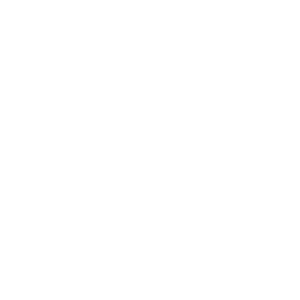
Frame 1 (no input)
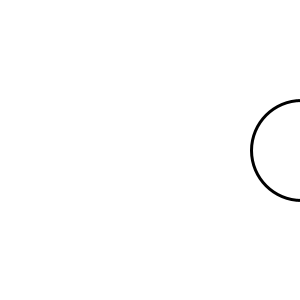
Frame 60 (the mouse pressed at the canvas centre just before this capture)
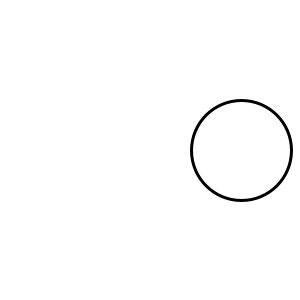
Frame 120 (the mouse held since frame 60 and released just before this capture)

The Processing sketch that drew these frames (run headless with seeded random() and noise(); from frame 60 on, the mouse is pressed at the canvas centre):

// Processing sketch: MoveLeftAnim
// ── MoveLeftAnim.pde
// Bryson Kwong
// Animation

// defining variables
int x;

// Built in variables:
// -mouseX, mouseY: these are the coordinates for your mouse pointer
void setup() {
  size(300, 300);
  x = 360; // set the starting value
} // ----- end of setup ----------

void draw() {
  background(255);
  strokeWeight(3);
  ellipse(x, 150, 100, 100);
  x = x - 1;
  if (x <=-70) {
    x = 360;
  }
} // ----- end of draw -----------
